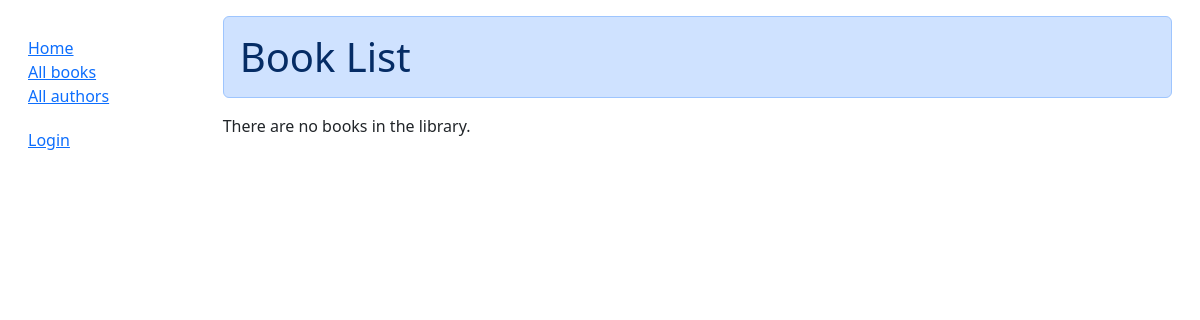
Page /catalog/books/ on the earlier database version.
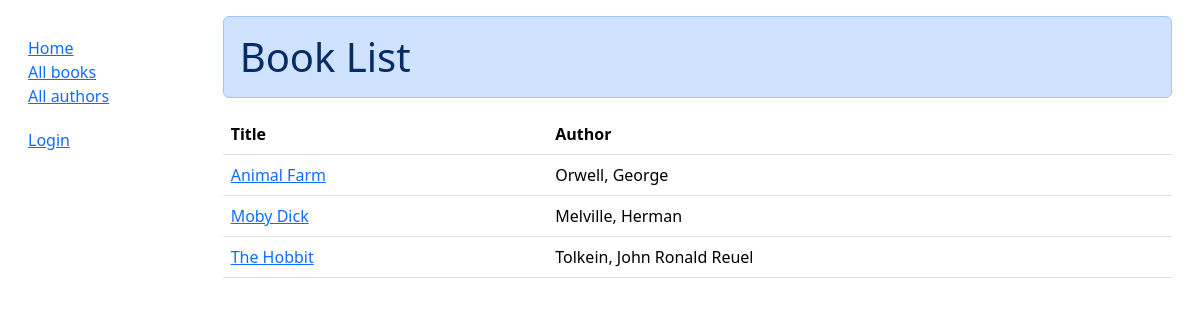
Same page on the later database version.
### catalog/models.py (models this page shows, shortened)
class Book(models.Model):
    title = models.CharField(max_length=200)
    author = models.ForeignKey('Author', on_delete=models.RESTRICT, null=True)
    summary = models.TextField(
        max_length=1000,
        help_text="Enter a brief description of the book"
    )
    isbn = models.CharField(
        "ISBN",
        max_length=13,
        unique=True,
        help_text='13 Character <a href="https://www.isbn-international.org/content/what-isbn''">ISBN number</a>'
    )
    genre = models.ManyToManyField(Genre, help_text="Select a genre for this book")
    def get_absolute_url(self):
        return reverse('book-detail', args=[str(self.id)])
    def display_genre(self):
        return ', '.join(genre.name for genre in self.genre.all()[:3])
    display_genre.short_description = 'Genre'

class Author(models.Model):
    first_name = models.CharField(max_length=100)
    last_name = models.CharField(max_length=100)
    date_of_birth = models.DateField(null=True, blank=True)
    date_of_death = models.DateField('died', null=True, blank=True)
    class Meta:
        ordering = ['last_name', 'first_name']
    def __str__(self):
        return f'{self.last_name}, {self.first_name}'

### catalog/views.py (the view)
# urls.py: path('books/', views.BookListView.as_view(), name='books'),
class BookListView(generic.ListView):
    model = Book
    paginate_by = 10

### catalog/templates/catalog/book_list.html
{% extends "base_generic.html" %} {% block content %}
<h1 class="alert alert-primary">Book List</h1>
{% if book_list %}
<table class="table">
  <thead class="thead-dark">
    <tr>
      <th scope="col">Title</th>
      <th scope="col">Author</th>
    </tr>
  </thead>
  <tbody>
  {% for book in book_list %}
  <tr>
    <td><a href="{{ book.get_absolute_url }}">{{ book.title }}</a></td>
    <td>{{book.author}}</td>
  </tr>
  {% endfor %}
</tbody>
</table>
{% else %}
<p>There are no books in the library.</p>
{% endif %} {% endblock %}

Differences in the rows shown:
added Book: title "Animal Farm", author "Orwell, George"
added Book: title "Moby Dick", author "Melville, Herman"
added Book: title "The Hobbit", author "Tolkein, John Ronald Reuel"
Other differences:
text no longer shown: "There are no books in the library."
text now shown: "Title Author"
